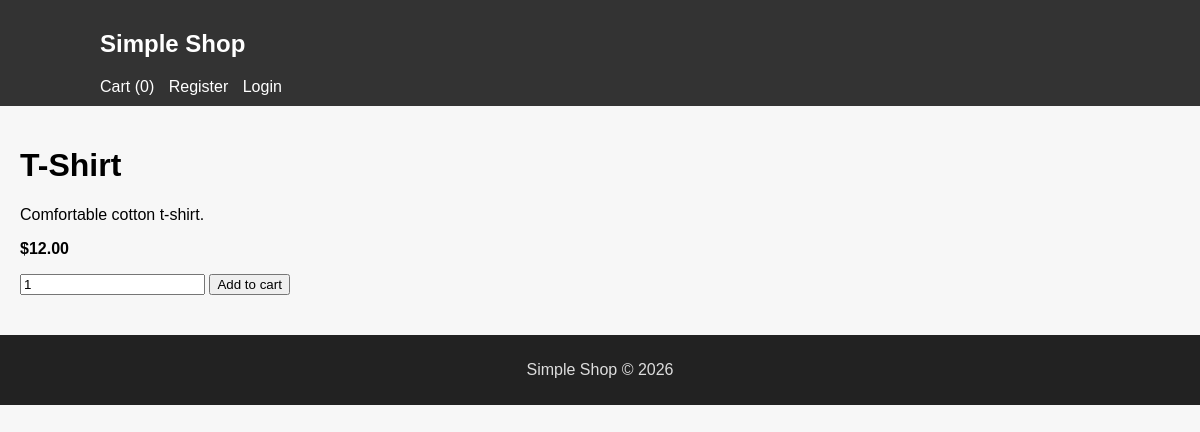
The app's page /product.php?id=3 with its own data.
### tables this page shows
CREATE TABLE `product` (
  `id` INT AUTO_INCREMENT PRIMARY KEY,
  `name` VARCHAR(255) NOT NULL,
  `description` TEXT,
  `price` DECIMAL(10,2) NOT NULL DEFAULT 0.00,
  `category_id` INT DEFAULT NULL,
  `image` VARCHAR(255) DEFAULT NULL,
  FOREIGN KEY (category_id) REFERENCES product_categories(id) ON DELETE SET NULL
);

### public/product.php (the view, shortened to what this page needs)
<?php
$pdo = $GLOBALS['pdo'];
$id = isset($_GET['id']) ? (int)$_GET['id'] : 0;
$stmt = $pdo->prepare('SELECT * FROM product WHERE id = ?');
$stmt->execute([$id]);
$p = $stmt->fetch();
?>
<!doctype html>
<html>
<head><meta charset="utf-8"><title><?=htmlspecialchars($p['name'])?></title><link rel="stylesheet" href="/assets/style.css"></head>
<body>
<?php include __DIR__ . '/../includes/header.php'; ?>
<div class="container">
  <main>
    <h1><?=htmlspecialchars($p['name'])?></h1>
    <p><?=nl2br(htmlspecialchars($p['description']))?></p>
    <p><strong>$<?=number_format($p['price'],2)?></strong></p>
    <form method="post" action="/cart.php">
      <input type="number" name="qty" value="1" min="1">
      <button type="submit">Add to cart</button>
    </form>
  </main>
</div>
<?php include __DIR__ . '/../includes/footer.php'; ?>
</body>
</html>

### public/assets/style.css (style rules this page uses)
body { font-family:Arial,Helvetica,sans-serif;margin:0;padding:0;background:#f7f7f7 }
.container { display:flex;gap:20px;padding:20px }

### records on screen
product: name "T-Shirt", description "Comfortable cotton t-shirt.", price "12.00"

### other values on screen
cart_count() "0"
